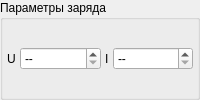
           <widget class="QGroupBox" name="gbCharge">
            <property name="sizePolicy">
             <sizepolicy hsizetype="Maximum" vsizetype="Maximum">
              <horstretch>0</horstretch>
              <verstretch>0</verstretch>
             </sizepolicy>
            </property>
            <property name="title">
             <string>Параметры заряда</string>
            </property>
            <layout class="QGridLayout" name="gridLayout_3">
             <property name="leftMargin">
              <number>4</number>
             </property>
             <property name="topMargin">
              <number>4</number>
             </property>
             <property name="rightMargin">
              <number>4</number>
             </property>
             <property name="bottomMargin">
              <number>4</number>
             </property>
             <property name="spacing">
              <number>4</number>
             </property>
             <item row="0" column="4">
              <widget class="QDoubleSpinBox" name="edChargeCurrent">
               <property name="sizePolicy">
                <sizepolicy hsizetype="Minimum" vsizetype="Maximum">
                 <horstretch>0</horstretch>
                 <verstretch>0</verstretch>
                </sizepolicy>
               </property>
               <property name="specialValueText">
                <string>--</string>
               </property>
               <property name="suffix">
                <string> А</string>
               </property>
               <property name="decimals">
                <number>2</number>
               </property>
               <property name="singleStep">
                <double>0.100000000000000</double>
               </property>
              </widget>
             </item>
             <item row="0" column="3">
              <widget class="QLabel" name="label_10">
               <property name="sizePolicy">
                <sizepolicy hsizetype="Maximum" vsizetype="Preferred">
                 <horstretch>0</horstretch>
                 <verstretch>0</verstretch>
                </sizepolicy>
               </property>
               <property name="text">
                <string>I</string>
               </property>
              </widget>
             </item>
             <item row="0" column="2">
              <widget class="QDoubleSpinBox" name="edChargeVoltage">
               <property name="sizePolicy">
                <sizepolicy hsizetype="Minimum" vsizetype="Maximum">
                 <horstretch>0</horstretch>
                 <verstretch>0</verstretch>
                </sizepolicy>
               </property>
               <property name="specialValueText">
                <string>--</string>
               </property>
               <property name="suffix">
                <string> В</string>
               </property>
               <property name="decimals">
                <number>2</number>
               </property>
               <property name="singleStep">
                <double>0.100000000000000</double>
               </property>
              </widget>
             </item>
             <item row="0" column="1">
              <widget class="QLabel" name="label_11">
               <property name="sizePolicy">
                <sizepolicy hsizetype="Maximum" vsizetype="Preferred">
                 <horstretch>0</horstretch>
                 <verstretch>0</verstretch>
                </sizepolicy>
               </property>
               <property name="text">
                <string>U</string>
               </property>
              </widget>
             </item>
            </layout>
           </widget>
